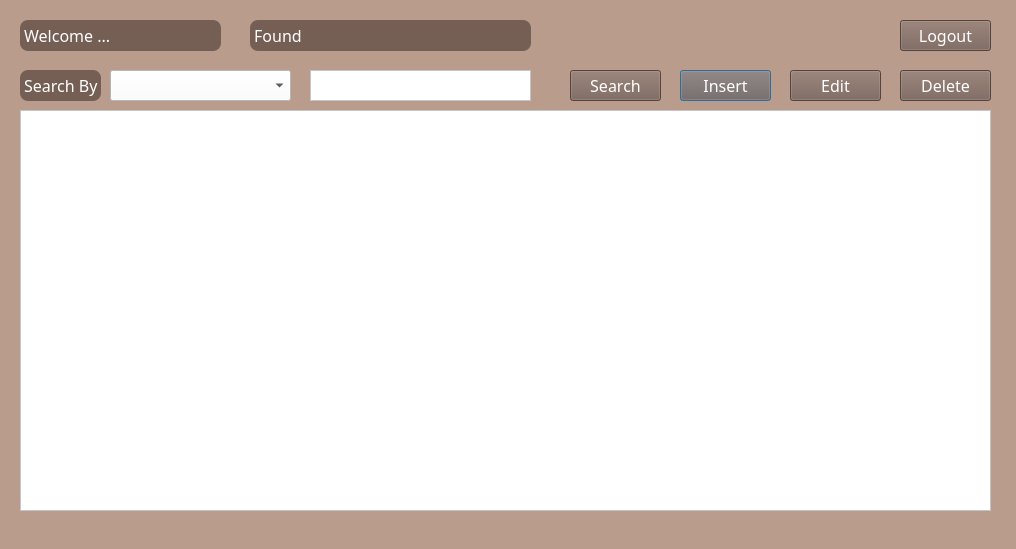
<?xml version="1.0" encoding="UTF-8"?>
<ui version="4.0">
 <class>ShowDataManager</class>
 <widget class="QDialog" name="ShowDataManager">
  <property name="geometry">
   <rect>
    <x>0</x>
    <y>0</y>
    <width>1016</width>
    <height>549</height>
   </rect>
  </property>
  <property name="windowTitle">
   <string>Coffee Management</string>
  </property>
  <property name="styleSheet">
   <string notr="true">background-color:#B99C8B;</string>
  </property>
  <widget class="QLabel" name="lb_username">
   <property name="geometry">
    <rect>
     <x>20</x>
     <y>20</y>
     <width>201</width>
     <height>31</height>
    </rect>
   </property>
   <property name="font">
    <font>
     <family>Kanit Light</family>
     <pointsize>12</pointsize>
    </font>
   </property>
   <property name="styleSheet">
    <string notr="true">background-color:#755F55;
border:1px;
border-radius: 8px;
color:white;</string>
   </property>
   <property name="text">
    <string> Welcome ...</string>
   </property>
  </widget>
  <widget class="QPushButton" name="btn_Insert">
   <property name="geometry">
    <rect>
     <x>680</x>
     <y>70</y>
     <width>91</width>
     <height>31</height>
    </rect>
   </property>
   <property name="font">
    <font>
     <family>Kanit Light</family>
     <pointsize>12</pointsize>
    </font>
   </property>
   <property name="styleSheet">
    <string notr="true">background-color:#755F55;
color:white;</string>
   </property>
   <property name="text">
    <string>Insert</string>
   </property>
  </widget>
  <widget class="QPushButton" name="btn_Edit">
   <property name="geometry">
    <rect>
     <x>790</x>
     <y>70</y>
     <width>91</width>
     <height>31</height>
    </rect>
   </property>
   <property name="font">
    <font>
     <family>Kanit Light</family>
     <pointsize>12</pointsize>
    </font>
   </property>
   <property name="styleSheet">
    <string notr="true">background-color:#755F55;
color:white;</string>
   </property>
   <property name="text">
    <string>Edit</string>
   </property>
  </widget>
  <widget class="QTableWidget" name="tb_Showdata">
   <property name="geometry">
    <rect>
     <x>20</x>
     <y>110</y>
     <width>971</width>
     <height>401</height>
    </rect>
   </property>
   <property name="font">
    <font>
     <family>Kanit Light</family>
     <pointsize>12</pointsize>
    </font>
   </property>
   <property name="styleSheet">
    <string notr="true">background-color:white;</string>
   </property>
  </widget>
  <widget class="QTextEdit" name="txt_Search">
   <property name="geometry">
    <rect>
     <x>310</x>
     <y>70</y>
     <width>221</width>
     <height>31</height>
    </rect>
   </property>
   <property name="font">
    <font>
     <family>Kanit Light</family>
     <pointsize>12</pointsize>
    </font>
   </property>
   <property name="styleSheet">
    <string notr="true">background-color:white;</string>
   </property>
   <property name="verticalScrollBarPolicy">
    <enum>Qt::ScrollBarAlwaysOff</enum>
   </property>
   <property name="horizontalScrollBarPolicy">
    <enum>Qt::ScrollBarAlwaysOff</enum>
   </property>
   <property name="lineWrapMode">
    <enum>QTextEdit::NoWrap</enum>
   </property>
  </widget>
  <widget class="QComboBox" name="cbo_Doc_Search">
   <property name="geometry">
    <rect>
     <x>110</x>
     <y>70</y>
     <width>181</width>
     <height>31</height>
    </rect>
   </property>
   <property name="font">
    <font>
     <family>Kanit Light</family>
     <pointsize>12</pointsize>
    </font>
   </property>
   <property name="styleSheet">
    <string notr="true">background-color:white;</string>
   </property>
  </widget>
  <widget class="QLabel" name="label_2">
   <property name="geometry">
    <rect>
     <x>20</x>
     <y>70</y>
     <width>81</width>
     <height>31</height>
    </rect>
   </property>
   <property name="font">
    <font>
     <family>Kanit Light</family>
     <pointsize>12</pointsize>
    </font>
   </property>
   <property name="styleSheet">
    <string notr="true">background-color:#755F55;
border:1px;
border-radius: 8px;
color:white;</string>
   </property>
   <property name="text">
    <string> Search By</string>
   </property>
  </widget>
  <widget class="QPushButton" name="btn_Delete">
   <property name="geometry">
    <rect>
     <x>900</x>
     <y>70</y>
     <width>91</width>
     <height>31</height>
    </rect>
   </property>
   <property name="font">
    <font>
     <family>Kanit Light</family>
     <pointsize>12</pointsize>
    </font>
   </property>
   <property name="styleSheet">
    <string notr="true">background-color:#755F55;
color:white;</string>
   </property>
   <property name="text">
    <string>Delete</string>
   </property>
  </widget>
  <widget class="QPushButton" name="btn_Logout">
   <property name="geometry">
    <rect>
     <x>900</x>
     <y>20</y>
     <width>91</width>
     <height>31</height>
    </rect>
   </property>
   <property name="font">
    <font>
     <family>Kanit Light</family>
     <pointsize>12</pointsize>
    </font>
   </property>
   <property name="styleSheet">
    <string notr="true">background-color:#755F55;
color:white;</string>
   </property>
   <property name="text">
    <string>Logout</string>
   </property>
  </widget>
  <widget class="QPushButton" name="btn_Search">
   <property name="geometry">
    <rect>
     <x>570</x>
     <y>70</y>
     <width>91</width>
     <height>31</height>
    </rect>
   </property>
   <property name="font">
    <font>
     <family>Kanit Light</family>
     <pointsize>12</pointsize>
    </font>
   </property>
   <property name="styleSheet">
    <string notr="true">background-color:#755F55;
color:white;</string>
   </property>
   <property name="text">
    <string>Search</string>
   </property>
  </widget>
  <widget class="QLabel" name="lb_Found">
   <property name="geometry">
    <rect>
     <x>250</x>
     <y>20</y>
     <width>281</width>
     <height>31</height>
    </rect>
   </property>
   <property name="font">
    <font>
     <family>Kanit Light</family>
     <pointsize>12</pointsize>
    </font>
   </property>
   <property name="styleSheet">
    <string notr="true">background-color:#755F55;
border:1px;
border-radius: 8px;
color:white;</string>
   </property>
   <property name="text">
    <string> Found</string>
   </property>
  </widget>
 </widget>
 <resources/>
 <connections/>
</ui>
